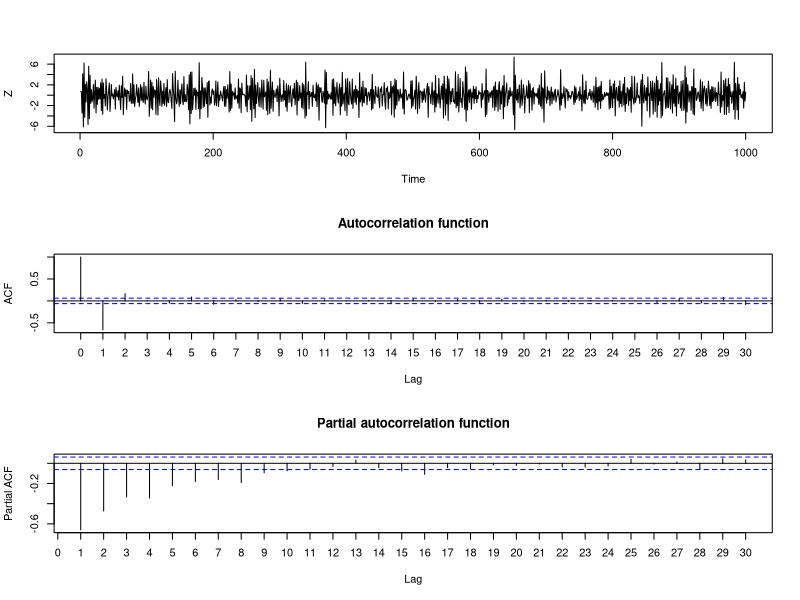

R code for this plot:
# Lista 1 - Exercicio 3 - item e
# Zt = (1 - 1,2*B)(1 - 0,6*B)at  ==> Zt = at - 1,8at-1 + 0,72at-2 ==> MA(q), q=2 ==> MA(2)
set.seed(666)

N <- 1000

noise <- rnorm(N, 0, 1)

theta.1 <- -1.8
theta.2 <- .72

Z <- noise[1]

Z[2] = noise[2] + theta.1*Z[1]

# t >= 3
for (t in 3:N) {
  Z[t] = noise[t] + theta.1*noise[t-1] + theta.2*noise[t-2]
}

par(mfrow=c(3,1))

ts.plot(Z)

acf(Z, type = "correlation", plot = T, main = "Autocorrelation function", xaxt = 'n')
axis(1, at = seq(0, 30), by = 1)

acf(Z, type = "partial", plot = T, main = "Partial autocorrelation function", xaxt = 'n')
axis(1, at = seq(0, 30), by = 1)